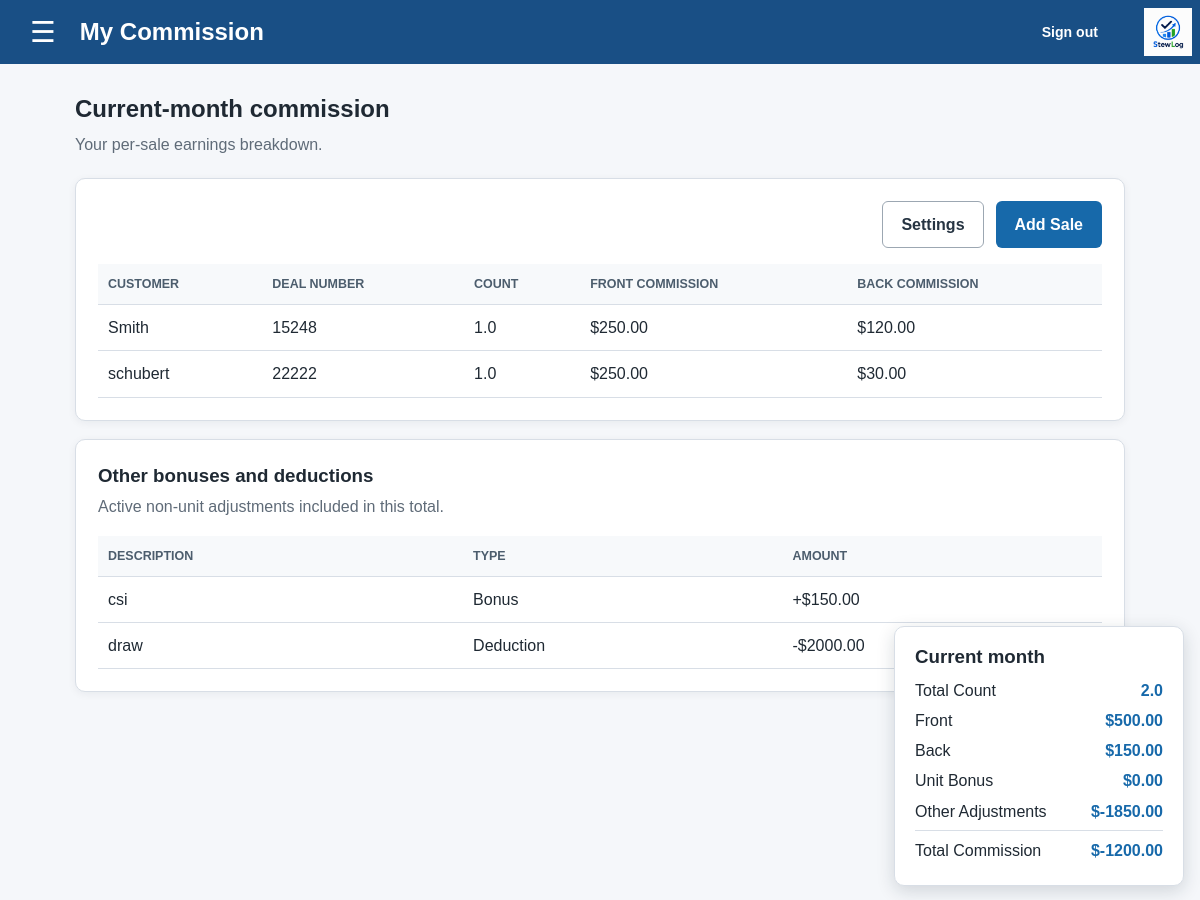
The page /SalesLogApp/view_commission/ (signed in) on the database its author committed.
### SalesLogApp/models/sales.py (models this page shows, shortened)
class BaseSale(models.Model):
    customer = models.CharField(max_length=100)
    dealNumber = models.IntegerField(unique=True)
    count = models.DecimalField(default=1, max_digits=2, decimal_places=1)
    frontEnd = models.DecimalField(max_digits=10, decimal_places=2)
    backend = models.DecimalField(max_digits=10, decimal_places=2)
    date = models.DateField()
    class Meta:
        abstract = True

class Sale(BaseSale):
    user = models.ForeignKey(User, on_delete=models.CASCADE)
    COUNT_CHOICES = [
        (2, '2'),
        (1, '1'),
        (0.5, '0.5'),
    ]
    class Meta:
        indexes = [
            models.Index(fields=['user', 'date'], name='sale_user_date_idx'),
        ]

class Commission(models.Model):
    user = models.ForeignKey(User, on_delete=models.CASCADE, )
    frontend_minimum = models.DecimalField(max_digits=10, decimal_places=2, blank=True, null=True)
    frontend_maximum = models.DecimalField(max_digits=10, decimal_places=2, blank=True, null=True)
    total_calculated_front_end = models.DecimalField(max_digits=10, decimal_places=2, blank=True, null=True, default=Decimal('0.00'))
    opt_out_front = models.BooleanField(default=False)
    backend_minimum = models.DecimalField(max_digits=10, decimal_places=2, blank=True, null=True)
    backend_maximum = models.DecimalField(max_digits=10, decimal_places=2, blank=True, null=True)
    total_calculated_back_end = models.DecimalField(max_digits=4, decimal_places=3, default=Decimal('0'))
    opt_out_back = models.BooleanField(default=False)
    bonus_levels = models.ManyToManyField('BonusLevel', blank=True, related_name='commissions')
    def calculate_front_end(self, front_end):
        if self.opt_out_front:
            return Decimal('0')
        front_end_decimal = Decimal(str(front_end))
        if self.total_calculated_front_end is None:
            return Decimal('0')
        calculated_front = front_end_decimal * self.total_calculated_front_end
        if self.frontend_minimum is not None:
            calculated_front = max(calculated_front, self.frontend_minimum)
        if self.frontend_maximum is not None:
            calculated_front = min(calculated_front, self.frontend_maximum)
        return calculated_front
    def calculate_backend(self, back_end):
        if self.opt_out_back:
            return Decimal('0')
        backend_decimal = Decimal(str(back_end))
        if backend_decimal == 0:
            return Decimal('0')
        calculated_back = backend_decimal * self.total_calculated_back_end
        if self.backend_minimum is not None:
            calculated_back = max(calculated_back, self.backend_minimum)
        if self.backend_maximum is not None:
            calculated_back = min(calculated_back, self.backend_maximum)
        return calculated_back

class CommissionAdjustment(models.Model):
    BONUS = 'bonus'
    DEDUCTION = 'deduction'
    KIND_CHOICES = [
        (BONUS, 'Bonus'),
        (DEDUCTION, 'Deduction'),
    ]
    user = models.ForeignKey(User, on_delete=models.CASCADE)
    commission = models.ForeignKey(
        Commission,
        on_delete=models.CASCADE,
        related_name='adjustments',
    )
    description = models.CharField(max_length=100)
    kind = models.CharField(max_length=10, choices=KIND_CHOICES)
    amount = models.DecimalField(max_digits=10, decimal_places=2)
    active = models.BooleanField(default=True)
    class Meta:
        indexes = [
            models.Index(
                fields=['commission', 'user', 'active'],
                name='comm_adj_owner_active_idx',
            ),
        ]
        constraints = [
            models.CheckConstraint(
                condition=models.Q(amount__gte=0),
                name='commission_adjustment_nonnegative',
            ),
        ]
    @property
    def signed_amount(self):
        if self.kind == self.DEDUCTION:
            return -self.amount
        return self.amount

### SalesLogApp/views.py (the view)
# urls.py: path('view_commission/', view_commission, name='view_commission'),
@commission_required
def view_commission(request):
    user = request.user
    commission_instance = get_object_or_404(Commission, user=user)
    bonus_levels = BonusLevel.objects.filter(
        user=user,
        commission=commission_instance,
    )
    other_adjustments = CommissionAdjustment.objects.filter(
        user=user,
        commission=commission_instance,
        active=True,
    )
    total_adjustments = sum(
        (adjustment.signed_amount for adjustment in other_adjustments),
        Decimal('0'),
    )
    today = timezone.localdate()
    start_of_month = today.replace(day=1)
    if today.month == 12:
        start_of_next_month = today.replace(year=today.year + 1, month=1, day=1)
    else:
        start_of_next_month = today.replace(month=today.month + 1, day=1)
    def current_month_sales():
        return Sale.objects.filter(
            user=user,
            date__gte=start_of_month,
            date__lt=start_of_next_month,
        )
    def calculate_totals_and_bonuses(sales):
        total_count = sum(s.count for s in sales)
        total_front_end = sum(commission_instance.calculate_front_end(s.frontEnd) for s in sales)
        total_back_end = sum(commission_instance.calculate_backend(s.backend) for s in sales)
        total_bonus = calculate_bonus(sales, bonus_levels)
        return total_count, total_front_end, total_back_end, total_bonus
    if request.method == 'POST':
        form = SaleForm(request.POST)
        if form.is_valid():
            sale = form.save(commit=False)
            sale.user = user
            sale.save()
            sales = current_month_sales()
            total_count, total_calculated_front_end, total_calculated_back_end, total_bonus = calculate_totals_and_bonuses(sales)
            return render(request, 'view_commission.html', {
                'commission_instance': commission_instance,
                'form': SaleForm(),
                'total_count': total_count,
                'total_front_end': total_calculated_front_end,
                'total_back_end': total_calculated_back_end,
                'total_bonus': total_bonus,
                'other_adjustments': other_adjustments,
                'total_adjustments': total_adjustments,
                'total_commission': total_calculated_front_end + total_calculated_back_end + total_bonus + total_adjustments,
                'sales': sales
            })
    else:
        form = SaleForm()
    sales = current_month_sales()
    total_count, total_calculated_front_end, total_calculated_back_end, total_bonus = calculate_totals_and_bonuses(sales)
    return render(request, 'view_commission.html', {
        'commission_instance': commission_instance,
        'form': form,
        'total_count': total_count,
        'total_front_end': total_calculated_front_end,
        'total_back_end': total_calculated_back_end,
        'total_bonus': total_bonus,
        'other_adjustments': other_adjustments,
        'total_adjustments': total_adjustments,
        'total_commission': total_calculated_front_end + total_calculated_back_end + total_bonus + total_adjustments,
        'sales': sales
    })

### SalesLogApp/models/sales.py (called while the page is built)
def calculate_bonus(sales, bonus_levels):
    total_count = sum(s.count for s in sales)
    qualifying_levels = (
        bonus_level for bonus_level in bonus_levels
        if bonus_level.active and total_count >= bonus_level.count_threshold
    )
    highest_level = max(
        qualifying_levels,
        key=lambda bonus_level: bonus_level.count_threshold,
        default=None,
    )
    return highest_level.amount if highest_level else Decimal('0.00')

### SalesLogApp/templatetags/commission_filter.py (called while the page is built)
@register.filter
def calculate_front_end(front_end_value, commission_instance):
    return commission_instance.calculate_front_end(front_end_value)

@register.filter
def calculate_backend(back_end_value, commission_instance):
    return commission_instance.calculate_backend(back_end_value)

### SalesLogApp/views.py (called while the page is built)
def commission_required(view_func):
    @login_required
    @wraps(view_func)
    def wrapper(request, *args, **kwargs):
        if not Commission.objects.filter(user=request.user).exists():
            return redirect('adjust_commission')
        return view_func(request, *args, **kwargs)
    return wrapper

### SalesLogApp/templates/view_commission.html
{% extends 'SalesLogApp/base.html' %}{% load commission_filter %}
{% block title %}My Commission{% endblock %}{% block page_title %}My Commission{% endblock %}{% block page_class %}with-summary{% endblock %}
{% block content %}
<div class="intro"><h2>Current-month commission</h2><p>Your per-sale earnings breakdown.</p></div>
<section class="card"><div class="toolbar"><a href="{% url 'adjust_commission_by_id' commission_instance.id %}" class="button button-secondary">Settings</a><a href="{% url 'add_sale' %}" class="button button-primary">Add Sale</a></div><div class="table-wrap"><table class="data-table"><thead><tr><th>Customer</th><th>Deal Number</th><th>Count</th><th>Front Commission</th><th>Back Commission</th></tr></thead><tbody>{% for sale in sales %}<tr><td>{{ sale.customer }}</td><td>{{ sale.dealNumber }}</td><td>{{ sale.count }}</td><td>${{ sale.frontEnd|calculate_front_end:commission_instance|floatformat:2 }}</td><td>${{ sale.backend|calculate_backend:commission_instance|floatformat:2 }}</td></tr>{% empty %}<tr><td colspan="5" class="empty-state">No sales recorded this month.</td></tr>{% endfor %}</tbody></table></div></section>
{% if other_adjustments %}<section class="card"><h3>Other bonuses and deductions</h3><p class="card-description">Active non-unit adjustments included in this total.</p><div class="table-wrap"><table class="data-table"><thead><tr><th>Description</th><th>Type</th><th>Amount</th></tr></thead><tbody>{% for adjustment in other_adjustments %}<tr><td>{{ adjustment.description }}</td><td>{{ adjustment.get_kind_display }}</td><td>{% if adjustment.kind == 'deduction' %}-{% else %}+{% endif %}${{ adjustment.amount|floatformat:2 }}</td></tr>{% endfor %}</tbody></table></div></section>{% endif %}
<aside class="summary"><h3>Current month</h3><div class="summary-row"><span>Total Count</span><strong>{{ total_count|floatformat:1 }}</strong></div><div class="summary-row"><span>Front</span><strong>${{ total_front_end|floatformat:2 }}</strong></div><div class="summary-row"><span>Back</span><strong>${{ total_back_end|floatformat:2 }}</strong></div><div class="summary-row"><span>Unit Bonus</span><strong>${{ total_bonus|floatformat:2 }}</strong></div><div class="summary-row"><span>Other Adjustments</span><strong>${{ total_adjustments|floatformat:2 }}</strong></div><div class="summary-row summary-total"><span>Total Commission</span><strong>${{ total_commission|floatformat:2 }}</strong></div></aside>
{% endblock %}

### SalesLogApp/static/styles.css (style rules this page uses)
body { font-family: Arial, sans-serif; margin: 0; padding: 0; background: #f4f7fb; color: #263442; line-height: 1.45; }
table { border-collapse: collapse; width: 100%; margin-top: 20px; }
th,td { border: 1px solid #ddd; padding: 8px; text-align: left; }
th { background: #f2f2f2; }

### SalesLogApp/templates/SalesLogApp/base.html (style rules this page uses)
:root { color-scheme: light; --blue: #194f85; --border: #d8dee6; --muted: #5f6b78; }
* { box-sizing: border-box; }
body { margin: 0; background: #f5f7fa; color: #1f2933; font-family: Arial, sans-serif; }
.intro { margin-bottom: 22px; }
.intro h2 { margin: 0 0 6px; }
.intro p { color: var(--muted); margin: 0; }
.card { margin: 18px 0; padding: 22px; background: white; border: 1px solid var(--border); border-radius: 10px; box-shadow: 0 2px 8px rgba(20,35,50,.06); }
.card h2, .card h3 { margin: 0 0 6px; }
.card-description { margin: 0 0 18px; color: var(--muted); }
.toolbar, .actions { display: flex; justify-content: flex-end; align-items: center; gap: 12px; margin-bottom: 16px; }
.button { display: inline-block; padding: 11px 18px; border: 1px solid transparent; border-radius: 6px; font-weight: 700; text-decoration: none; cursor: pointer; }
.button-primary { background: #1769aa; color: white; }
.button-secondary { border-color: #9ca7b2; background: white; color: #263442; }
.table-wrap { overflow-x: auto; }
.data-table, .tier-table { width: 100%; margin: 0; border-collapse: collapse; }
.data-table th, .data-table td, .tier-table th, .tier-table td { padding: 11px 10px; border: 0; border-bottom: 1px solid var(--border); text-align: left; vertical-align: top; }
.data-table th, .tier-table th { background: #f7f9fb; color: #4c5d6d; font-size: .78rem; text-transform: uppercase; }
.summary { position: fixed; right: 16px; bottom: 14px; min-width: 290px; padding: 16px 20px; border: 1px solid var(--border); border-radius: 10px; background: white; box-shadow: 0 5px 18px rgba(20,35,50,.16); }
.summary h3 { margin: 0 0 9px; }
.summary-row { display: flex; justify-content: space-between; gap: 28px; margin: 7px 0; }
.summary-row strong { color: #1769aa; }
.summary-total { padding-top: 8px; border-top: 1px solid var(--border); }

### rows shown on the page
Sale: customer "Smith", dealNumber "15248", count "1.0", frontEnd|calculate_front_end "250.00", backend|calculate_backend "120.00"
Sale: customer "schubert", dealNumber "22222", count "1.0", frontEnd|calculate_front_end "250.00", backend|calculate_backend "30.00"
CommissionAdjustment: description "csi", kind "Bonus", amount "150.00"
CommissionAdjustment: description "draw", kind "Deduction", amount "2000.00"

### other values the page prints
{{ total_count|floatformat:1 }} "2.0"
{{ total_front_end|floatformat:2 }} "500.00"
{{ total_back_end|floatformat:2 }} "150.00"
{{ total_bonus|floatformat:2 }} "0.00"
{{ total_adjustments|floatformat:2 }} "-1850.00"
{{ total_commission|floatformat:2 }} "-1200.00"
